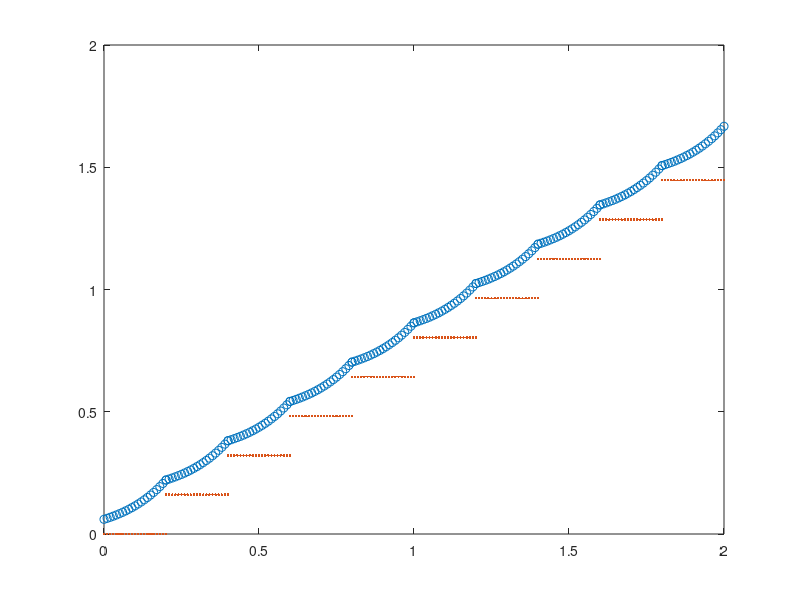
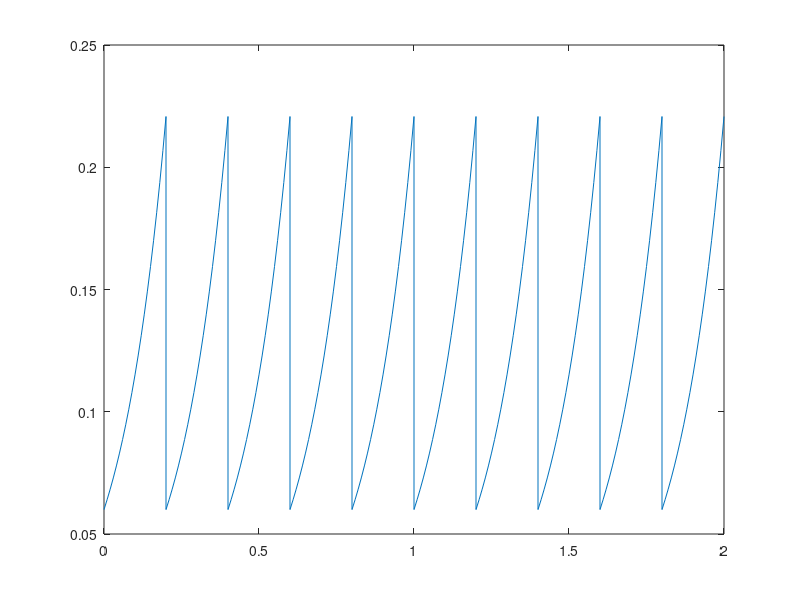

Write MATLAB code to recreate these figures, in order.
close all
clear
clc
g=9.8;
h=0.231;
omega = sqrt(g/h);

%% LIP dynamics
A = [0, 1;
     omega^2, 0];
B = [0; -omega^2];

%% DCM dynamics
xi_dyn = @(t, xi0, z)(exp(omega*t)*(xi0 - z)+z);
%% Parameters
% Initial value of DCM
xi0 = 0.06;
% Initial ZMP
z0 = 0;
% Step Duration in seconds
stepDuration = 0.2;
% Step length in meters
stepLength = (xi0-z0)*(exp(omega*stepDuration)-1)

stepLengthMax = 0.18;

t = 0:0.01:stepDuration;

xiTrajectory = [];
zmpTrajectory = [];
timeTrajectory = [];

for i=1:10
    if i == 1
        xi = xi_dyn(t, xi0, z0);
        zmpTrajectory = [zmpTrajectory z0*ones(size(t))];
        xiTrajectory = [xiTrajectory xi];
        timeTrajectory = [timeTrajectory t];
        t = t+stepDuration;
    else
        z_n = zmpTrajectory(end) + min(stepLength, stepLengthMax);
        xi = xi_dyn(t-t(1), xiTrajectory(end), z_n);
        zmpTrajectory = [zmpTrajectory z_n*ones(size(t))];
        xiTrajectory = [xiTrajectory xi];
        timeTrajectory = [timeTrajectory t];
        t = t+stepDuration;
    end
end


figure, plot(timeTrajectory, xiTrajectory,'o')
hold on, plot(timeTrajectory,zmpTrajectory,'.')

figure, plot(timeTrajectory, xiTrajectory-zmpTrajectory)


